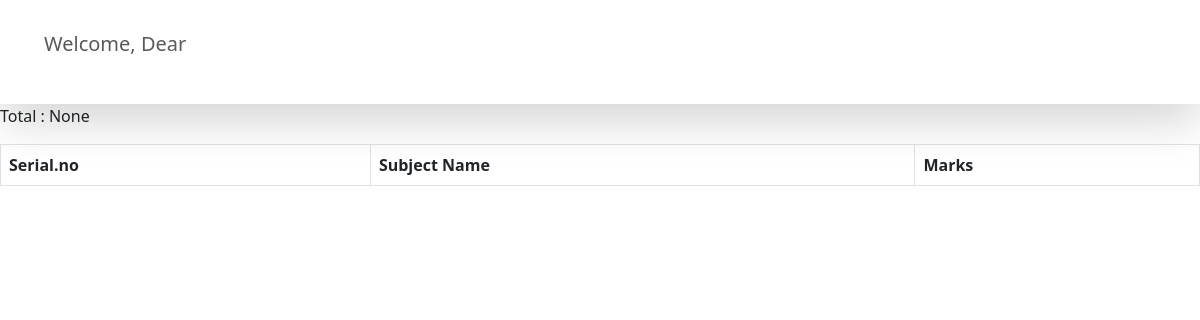
Before: /see_marks/STU-O723 with the older database file.
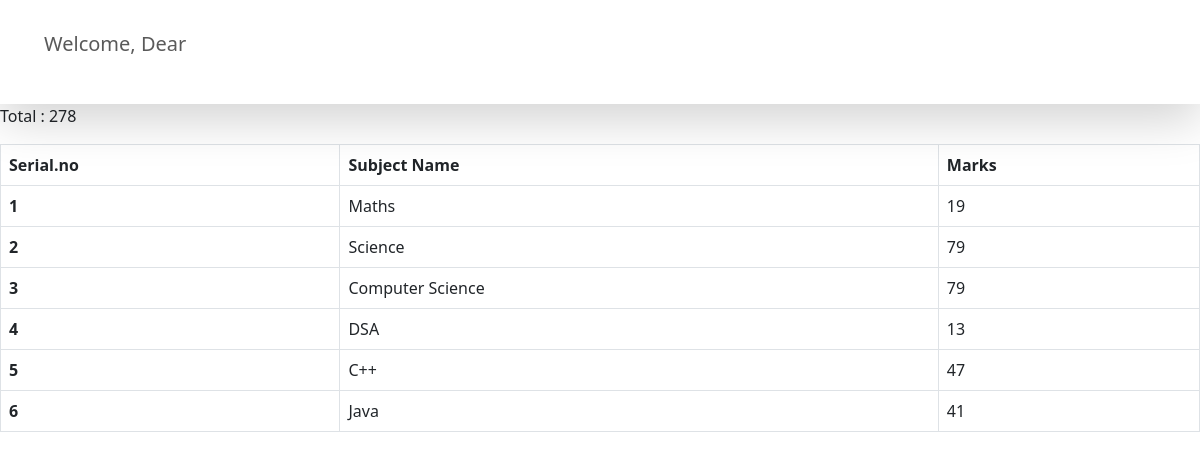
After: the same page with the newer database file.
### home/models.py (models this page shows, shortened)
class SubjectMarks(models.Model):
    student = models.ForeignKey(Student,related_name='studentmarks',on_delete=models.CASCADE)
    subject = models.ForeignKey(Subject, on_delete=models.CASCADE)
    marks = models.IntegerField()
    class Meta:
        unique_together = ['student','subject']

class Subject(models.Model):
    subject_name = models.CharField(max_length=100)

### home/views.py (the view)
# urls.py: path('see_marks/<student_id>',see_marks,name='see_marks'),
def see_marks(request,student_id):
    queryset = SubjectMarks.objects.filter(student__student_id__student_id = student_id)
    total_marks = queryset.aggregate(total_marks = Sum('marks'))
    ranks =  Student.objects.annotate(marks = Sum('studentmarks__marks')).order_by('-marks','-student_age')
    print(ranks)
    return render(request,'inside/see_marks.html',{'queryset' : queryset,'total_marks':total_marks})

### home/models.py (called while the page is built)
    def __str__(self) -> str:
        return self.student_name

### templates/inside/see_marks.html
{% extends '../base.html'  %}
{% block start %}
<table class=" p-5 table table-bordered">
  <p>Total : {{total_marks.total_marks}}</p>
    <thead>
      <tr>
        <th scope="col">Serial.no</th>
        <th scope="col">Subject Name</th>
        <th scope="col">Marks</th>
      </tr>
    </thead>
    <tbody>
      {% for marks in queryset %}
      <tr>
        <th scope="row">{{forloop.counter}}  </th>
        <td>{{marks.subject.subject_name}}</td>
        <td>{{marks.marks}}</td>
      </tr>
      {% endfor %}
    </tbody>
  </table>
{% endblock %}

Changed rows visible on the page:
added SubjectMarks: subject.subject_name "Maths", marks "19"
added SubjectMarks: subject.subject_name "Science", marks "79"
added SubjectMarks: subject.subject_name "Computer Science", marks "79"
added SubjectMarks: subject.subject_name "DSA", marks "13"
added SubjectMarks: subject.subject_name "C++", marks "47"
added SubjectMarks: subject.subject_name "Java", marks "41"
Other visible differences:
{{ total_marks.total_marks }}: "None" → "278"
